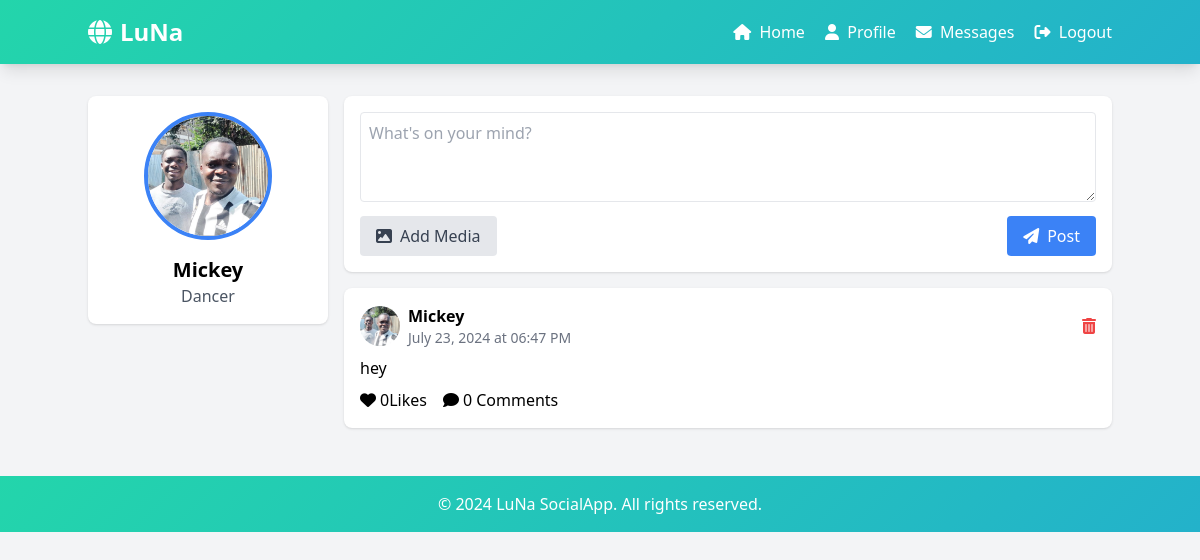
Screenshot of / (signed in) with the database file from the repository.
### models.py (models this page shows, shortened)
class User(UserMixin, db.Model):
    id = db.Column(db.Integer, primary_key=True)
    username = db.Column(db.String(80), unique=True, nullable=False, index=True)
    email = db.Column(db.String(120), unique=True, nullable=False, index=True)
    password_hash = db.Column(db.String(128), nullable=False)
    profile_picture = db.Column(db.String(120), default='default.jpg')
    bio = db.Column(db.Text)
    date_joined = db.Column(db.DateTime, default=lambda: datetime.now(EAT))
    posts = db.relationship('Post', backref='author', lazy='dynamic', cascade="all, delete-orphan")
    comments = db.relationship('Comment', backref='author', lazy='dynamic', cascade="all, delete-orphan")
    following = db.relationship('Follow',
                                foreign_keys='Follow.follower_id',
                                backref='follower',
                                lazy='dynamic',
                                cascade="all, delete-orphan")
    followers = db.relationship('Follow',
                                foreign_keys='Follow.followed_id',
                                backref='followed',
                                lazy='dynamic',
                                cascade="all, delete-orphan")

class Post(db.Model):
    id = db.Column(db.Integer, primary_key=True)
    content = db.Column(db.Text, nullable=False)
    timestamp = db.Column(db.DateTime, default=lambda: datetime.now(EAT))
    user_id = db.Column(db.Integer, db.ForeignKey('user.id'), nullable=False, index=True)
    media_url = db.Column(db.String(120))
    likes = db.relationship('Like', backref='post', lazy='dynamic', cascade="all, delete-orphan")
    comments = db.relationship('Comment', backref='post', lazy='dynamic', cascade="all, delete-orphan")

### app.py (the view)
@app.route('/')
@login_required
def index():
    followed_users = [follow.followed_id for follow in current_user.following]
    posts = Post.query.filter(Post.user_id.in_(followed_users + [current_user.id])).order_by(Post.timestamp.desc()).all()
    return render_template('index.html', posts=posts)

### app.py (called while the page is built)
@login_manager.user_loader
def load_user(user_id):
    return User.query.get(int(user_id))

### templates/index.html (shortened to what this page needs)
<!DOCTYPE html>
<html lang="en">
<head>
    <script src="https://cdn.tailwindcss.com"></script>
    <link rel="stylesheet" href="https://cdnjs.cloudflare.com/ajax/libs/font-awesome/6.4.0/css/all.min.css">
</head>
<body class="bg-gray-100">
    <nav class="gradient-bg p-4 shadow-lg">
        <div class="container mx-auto flex justify-between items-center">
            <a href="/" class="text-white text-2xl font-bold flex items-center">
                <i class="fas fa-globe mr-2"></i>
                LuNa
            </a>
            <div>
                <a href="/" class="text-white mr-4 hover:text-gray-200 transition duration-300"><i class="fas fa-home mr-1"></i> Home</a>
                <a href="/profile/{{ current_user.username }}" class="text-white mr-4 hover:text-gray-200 transition duration-300"><i class="fas fa-user mr-1"></i> Profile</a>
                <a href="/messages" class="text-white mr-4 hover:text-gray-200 transition duration-300"><i class="fas fa-envelope mr-1"></i> Messages</a>
                <a href="/logout" class="text-white hover:text-gray-200 transition duration-300"><i class="fas fa-sign-out-alt mr-1"></i> Logout</a>
            </div>
        </div>
    </nav>
    <div class="flex container mx-auto mt-8">
        <div class="w-1/4 pr-4">
            <div class="bg-white shadow rounded-lg p-4 mb-4 post-card">
                <img src="{{ url_for('static', filename='uploads/' + current_user.profile_picture) }}" alt="Profile Picture" class="w-32 h-32 rounded-full mx-auto mb-4 border-4 border-blue-500">
                <h2 class="text-xl font-bold text-center">{{ current_user.username }}</h2>
                <p class="text-center text-gray-600">{{ current_user.bio }}</p>
            </div>
        </div>
        <div class="w-3/4">
            {% if request.endpoint == 'index' %}
                <form id="create-post-form" action="{{ url_for('chat') }}" method="post" enctype="multipart/form-data" class="bg-white shadow rounded-lg p-4 mb-4 post-card">
                    <textarea id="post-content" name="content" rows="3" class="w-full p-2 border rounded" placeholder="What's on your mind?" required></textarea>
                    <div class="mt-2 flex justify-between items-center">
                        <label for="media-upload" class="cursor-pointer bg-gray-200 hover:bg-gray-300 text-gray-700 py-2 px-4 rounded transition duration-300">
                            <i class="fas fa-image mr-2"></i>Add Media
                        </label>
                        <button type="submit" class="bg-blue-500 text-white py-2 px-4 rounded hover:bg-blue-600 transition duration-300">
                            <i class="fas fa-paper-plane mr-2"></i>Post
                        </button>
                    </div>
                </form>
            {% endif %}
            {% for post in posts %}
                <div id="post-{{ post.id }}" class="bg-white shadow rounded-lg p-4 mb-4 post-card">
                    <div class="flex items-center mb-2 justify-between">
                        <div class="flex items-center">
                            <img src="{{ url_for('static', filename='uploads/' + post.author.profile_picture) }}" alt="Profile Picture" class="w-10 h-10 rounded-full mr-2">
                            <div>
                                <a href="{{ url_for('profile', username=post.author.username) }}" class="font-bold hover:underline">{{ post.author.username }}</a>
                                <p class="text-gray-500 text-sm">{{ post.timestamp.strftime('%B %d, %Y at %I:%M %p') }}</p>
                            </div>
                        </div>
                        {% if post.author == current_user %}
                            <button onclick="deletePost('{{ post.id }}')" class="text-red-500 hover:text-red-700 transition duration-300">
                                <i class="fas fa-trash-alt"></i>
                            </button>
                        {% endif %}
                    </div>
                    <p class="mb-2">{{ post.content }}</p>
                    <div class="flex items-center">
                        <button class="like-button mr-4 flex items-center" data-post-id="{{ post.id }}">
                            <i class="fas fa-heart mr-1"></i>
                            <span class="like-count">{{ post.likes.count() }}</span> Likes
                        </button>
                        <button class="comment-button flex items-center" onclick="toggleComments('{{ post.id }}')">
                            <i class="fas fa-comment mr-1"></i>
                            <span>{{ post.comments.count() }} Comments</span>
                        </button>
                    </div>
                </div>
            {% endfor %}
        </div>
    </div>
    <footer class="gradient-bg p-4 mt-8 text-white">
        <div class="container mx-auto text-center">
            &copy; 2024 LuNa SocialApp. All rights reserved.
        </div>
    </footer>
</body>
</html>

### templates/index.html (style rules this page uses)
.gradient-bg { background: linear-gradient(-45deg, #ee7752, #e73c7e, #23a6d5, #23d5ab); background-size: 400% 400%; animation: gradientBG 15s ease infinite; }
.like-button i { transition: color 0.3s ease, transform 0.3s ease; }
.post-card { transition: transform 0.3s ease, box-shadow 0.3s ease; }

### rows the page displays
User: profile_picture (picture), username "Mickey", bio "Dancer"
Post: profile_picture (picture), author.username "Mickey", timestamp "July 23, 2024 at 06:47 PM", content "hey", likes.count "0", comments.count "0"
